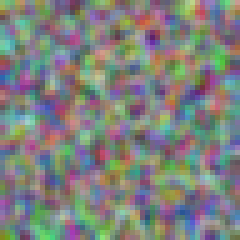
#> input picture problems/bank/fixtures/dogs.png, 48 x 48 px (shown 5 times larger)
$ python -i impl.py   (imports and definitions only)   (older library calls are emulated)
#> lines starting #> are read from the running program, lines starting #| are printed output that depends on the picture; after the words box and inside, x2 and y2 are one past the last pixel; in counts of white or black regions, pixels touching at a corner belong together
#> further down, picture is the input picture: shape (48, 48, 3); mean B, G, R 125.7, 129.2, 126.4
"""Reference implementations used to check the original fixtures and to build extra cases.

These files are not imported by the website and are not shown in the editor.
"""

from __future__ import annotations

import numpy as np
import cv2


class OpenCVError(Exception):
    pass


def gray(image: np.ndarray) -> np.ndarray:
    if image.ndim == 2:
        return image
    return cv2.cvtColor(image, cv2.COLOR_BGR2GRAY)
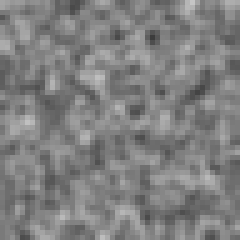
#> returned value: shape (48, 48) (shown 5 times larger); min 60, max 197, mean 128


def read_color(path: str) -> np.ndarray:
    return cv2.imread(path, cv2.IMREAD_COLOR)


def read_greyscale(path: str) -> np.ndarray:
    return cv2.imread(path, cv2.IMREAD_GRAYSCALE)


def read_16bit(path: str) -> np.ndarray:
    return cv2.imread(path, cv2.IMREAD_UNCHANGED)


# [4 lines left out: function set_region, not called in this run]


def save_image(image: np.ndarray, path: str) -> None:
    cv2.imwrite(path, image)


def save_jpeg(image: np.ndarray, path: str) -> None:
    cv2.imwrite(path, image, [int(cv2.IMWRITE_JPEG_QUALITY), 90])


def to_gray(image: np.ndarray) -> np.ndarray:
    return cv2.cvtColor(image, cv2.COLOR_BGR2GRAY)


def to_rgb(image: np.ndarray) -> np.ndarray:
    return cv2.cvtColor(image, cv2.COLOR_BGR2RGB)


def to_hsv(image: np.ndarray) -> np.ndarray:
    return cv2.cvtColor(image, cv2.COLOR_BGR2HSV)


def hsv_to_bgr(image: np.ndarray) -> np.ndarray:
    return cv2.cvtColor(image, cv2.COLOR_HSV2BGR)


# [4 lines left out: function _resize_aspect, not called in this run]


def resize_keep_aspect(image: np.ndarray, width: int) -> np.ndarray:
    return _resize_aspect(image, width, cv2.INTER_LINEAR)


def resize_nearest(image: np.ndarray, width: int) -> np.ndarray:
    return _resize_aspect(image, width, cv2.INTER_NEAREST)


def resize_area(image: np.ndarray, width: int) -> np.ndarray:
    return _resize_aspect(image, width, cv2.INTER_AREA)


def crop_image(image: np.ndarray) -> np.ndarray:
    return image[10:40, 5:35].copy()


def split_and_merge(image: np.ndarray) -> np.ndarray:
    return cv2.merge(cv2.split(image))


def swap_rb(image: np.ndarray) -> np.ndarray:
    blue, green, red = cv2.split(image)
    return cv2.merge([red, green, blue])


def blue_channel(image: np.ndarray) -> np.ndarray:
    return cv2.split(image)[0]


def normalize_image(image: np.ndarray) -> np.ndarray:
    return image.astype(np.float64) / 255.0


# [11 lines left out: function rotate_bound, not called in this run]


def rotation_matrix(shape: tuple[int, int], angle: float) -> np.ndarray:
    height, width = shape
    return cv2.getRotationMatrix2D((width / 2, height / 2), angle, 1)


def binary_threshold(image: np.ndarray, thresh: int) -> np.ndarray:
    _value, binary = cv2.threshold(gray(image), thresh, 255, cv2.THRESH_BINARY)
    return binary


def binary_inv(image: np.ndarray, thresh: int) -> np.ndarray:
    _value, binary = cv2.threshold(gray(image), thresh, 255, cv2.THRESH_BINARY_INV)
    return binary


def otsu_threshold(image: np.ndarray) -> np.ndarray:
    _value, binary = cv2.threshold(gray(image), 0, 255, cv2.THRESH_BINARY + cv2.THRESH_OTSU)
    return binary


def gaussian_blur(image: np.ndarray, ksize: int) -> np.ndarray:
    return cv2.GaussianBlur(image, (int(ksize), int(ksize)), 0)


# [10 lines left out: functions adaptive_threshold, adaptive_mean, not called in this run]


def sharpen(image: np.ndarray) -> np.ndarray:
    kernel = np.array([[0, -1, 0], [-1, 5, -1], [0, -1, 0]], dtype=np.float32)
    return cv2.filter2D(image, -1, kernel)


def equalize_hist(image: np.ndarray) -> np.ndarray:
    return cv2.equalizeHist(gray(image))


def clahe(image: np.ndarray) -> np.ndarray:
    return cv2.createCLAHE(clipLimit=2.0, tileGridSize=(8, 8)).apply(gray(image))


def mask_hsv(image: np.ndarray, lower: np.ndarray, upper: np.ndarray) -> np.ndarray:
    hsv = cv2.cvtColor(image, cv2.COLOR_BGR2HSV)
    return cv2.inRange(hsv, lower, upper)


def apply_kernel(image: np.ndarray, kernel: np.ndarray) -> np.ndarray:
    return cv2.filter2D(image, -1, kernel)


def _morph_kernel() -> np.ndarray:
    return np.ones((3, 3), np.uint8)


def dilate_image(image: np.ndarray) -> np.ndarray:
    return cv2.dilate(gray(image), _morph_kernel(), iterations=1)


def erode_image(image: np.ndarray) -> np.ndarray:
    return cv2.erode(gray(image), _morph_kernel(), iterations=1)


def morph_open(image: np.ndarray) -> np.ndarray:
    return cv2.morphologyEx(gray(image), cv2.MORPH_OPEN, _morph_kernel())


def median_blur(image: np.ndarray, ksize: int) -> np.ndarray:
    return cv2.medianBlur(image, int(ksize))


def canny_edges(image: np.ndarray) -> np.ndarray:
    return cv2.Canny(gray(image), 100, 200)


def canny(image: np.ndarray, low: int, high: int) -> np.ndarray:
    return cv2.Canny(gray(image), low, high)


def harris_corners(image: np.ndarray) -> np.ndarray:
    return cv2.cornerHarris(np.float32(gray(image)), 2, 3, 0.04)


def contour_count(image: np.ndarray) -> int:
    contours, _hierarchy = cv2.findContours(image, cv2.RETR_EXTERNAL, cv2.CHAIN_APPROX_SIMPLE)
    return len(contours)


def contour_all(image: np.ndarray) -> int:
    contours, _hierarchy = cv2.findContours(image, cv2.RETR_LIST, cv2.CHAIN_APPROX_SIMPLE)
    return len(contours)


# [5 lines left out: function draw_contours, not called in this run]


def sift_keypoint_count(image: np.ndarray) -> int:
    keypoints = cv2.SIFT_create().detect(gray(image), None)
    return 0 if keypoints is None else len(keypoints)


# [53 lines left out: functions hough_lines, hough_lines_p, orb_match_count, hough_circles, affine_warp, not called in this run]


def flip_horizontal(image: np.ndarray) -> np.ndarray:
    return cv2.flip(image, 1)


def flip_vertical(image: np.ndarray) -> np.ndarray:
    return cv2.flip(image, 0)


def flip_both(image: np.ndarray) -> np.ndarray:
    return cv2.flip(image, -1)


# [52 lines left out: functions perspective_warp, shear, translate, scale_image, _orb_homography, homography_warp, not called in this run]


def farneback_flow(first: np.ndarray, second: np.ndarray) -> np.ndarray:
    return cv2.calcOpticalFlowFarneback(first, second, None, 0.5, 3, 15, 3, 5, 1.2, 0)


# [44 lines left out: functions stabilize_frame, read_frames, video_properties, write_video, not called in this run]


def extract_every_nth(path: str, step: int) -> np.ndarray:
    frames = read_frames(path)
    return frames[::step]


def frame_difference(first: np.ndarray, second: np.ndarray) -> np.ndarray:
    return cv2.absdiff(first, second)


# [37 lines left out: functions grayscale_video, _mog2_mask, moving_boxes, not called in this run]


def foreground_mask(frames: np.ndarray) -> np.ndarray:
    return _mog2_mask(frames)


# [6 lines left out: function _haar_boxes, not called in this run]


def detect_faces(frames: np.ndarray, cascade_path: str) -> np.ndarray:
    return _haar_boxes(frames[-1], cascade_path)


def haar_faces(image: np.ndarray, cascade_path: str) -> np.ndarray:
    return _haar_boxes(image, cascade_path)


# [34 lines left out: functions draw_boxes, template_top_left, template_sqdiff, template_draw, hog_people, not called in this run]


def detect_eyes(image: np.ndarray, cascade_path: str) -> np.ndarray:
    return _haar_boxes(image, cascade_path)


# [12 lines left out: function track_last_box, not called in this run]


def segment_binary(image: np.ndarray) -> np.ndarray:
    _value, binary = cv2.threshold(gray(image), 200, 255, cv2.THRESH_BINARY)
    return binary


def watershed_segment(image: np.ndarray) -> np.ndarray:
    gray_image = gray(image)
    _value, thresh = cv2.threshold(gray_image, 1, 255, cv2.THRESH_BINARY)
#> thresh: shape (48, 48); every value is 255
    kernel = np.ones((3, 3), np.uint8)
    sure_bg = cv2.dilate(thresh, kernel, iterations=2)
    distance = cv2.distanceTransform(thresh, cv2.DIST_L2, 5)
#> distance: shape (48, 48) float32; every value is 3.4e+38
    _fg_value, sure_fg = cv2.threshold(distance, 0.5 * float(distance.max()), 255, 0)
#> sure_fg: shape (48, 48) float32; every value is 255
    sure_fg = np.uint8(sure_fg)
    unknown = cv2.subtract(sure_bg, sure_fg)
#> unknown: shape (48, 48); every value is 0
    _count, markers = cv2.connectedComponents(sure_fg)
#> markers: shape (48, 48) int32; every value is 1
    markers = markers + 1
#> markers: shape (48, 48) int32; every value is 2
    markers[unknown == 255] = 0
    out = image.copy()
    markers = cv2.watershed(out, markers.astype(np.int32))
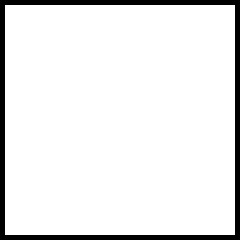
#> markers: shape (48, 48) int32 (shown 5 times larger); values -1 (black) and 2 (white), 91.8% white; black in thin lines or dots
    out[markers == -1] = (0, 0, 255)
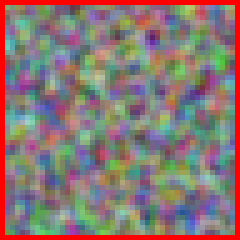
#> out: shape (48, 48, 3) (shown 5 times larger); 8.16% of pixels changed, all inside (x1, y1, x2, y2) = (0, 0, 48, 48)
    return out


# [13 lines left out: functions _grabcut_labels, grabcut_foreground, not called in this run]


def grabcut_mask(image: np.ndarray, rect: tuple[int, int, int, int]) -> np.ndarray:
    labels = _grabcut_labels(image, rect)
    return np.where((labels == 1) | (labels == 3), 255, 0).astype(np.uint8)


# [101 lines left out: functions kmeans_segment, contour_mask, watershed_grabcut, chessboard_corners, camera_matrix, undistort_image and 3 more, not called in this run]


def stereo_disparity(left: np.ndarray, right: np.ndarray) -> np.ndarray:
    stereo = cv2.StereoBM_create(numDisparities=16, blockSize=15)
    return stereo.compute(left, right)


# [8 lines left out: function estimate_pose, not called in this run]


def prepare_batch(image: np.ndarray) -> np.ndarray:
    resized = cv2.resize(image, (224, 224), interpolation=cv2.INTER_LINEAR)
    return resized.astype(np.float32) / np.float32(255)


def sift_descriptors(image: np.ndarray) -> np.ndarray:
    _keypoints, descriptors = cv2.SIFT_create().detectAndCompute(gray(image), None)
    return np.asarray(descriptors, dtype=np.float32)


# [22 lines left out: functions augment, classify_patch, preprocess_cnn, not called in this run]


def shrink_image(image: np.ndarray) -> np.ndarray:
    return cv2.resize(image, (32, 32), interpolation=cv2.INTER_AREA)


def brighten(image: np.ndarray, amount: int) -> np.ndarray:
    return np.clip(image.astype(np.int16) + int(amount), 0, 255).astype(np.uint8)


def wrap_add(image: np.ndarray, amount: int) -> np.ndarray:
    return np.add(image, np.uint8(amount))


def blur_frames(frames: np.ndarray) -> np.ndarray:
    blurred = [cv2.GaussianBlur(frame, (5, 5), 0) for frame in frames]
    return np.stack(blurred, axis=0)


# [16 lines left out: functions blur_chunks, parallel_orb_counts, not called in this run]


def resize_frame(frame: np.ndarray, size: tuple[int, int]) -> np.ndarray:
    return cv2.resize(frame, size, interpolation=cv2.INTER_LINEAR)


def scale_brightness(image: np.ndarray, factor: float) -> np.ndarray:
    return np.clip(image.astype(np.float64) * float(factor), 0, 255).astype(np.uint8)


# [9 lines left out: function image_table, not called in this run]


def edge_image(image: np.ndarray) -> np.ndarray:
    return cv2.Canny(gray(image), 80, 160)


# [32 lines left out: functions cluster_pixels, tensorflow_batch, labeled_table, load_image, not called in this run]


def bad_resize(image: np.ndarray) -> np.ndarray:
    return cv2.resize(image, (0, 0))


# [44 lines left out: functions open_video, blur_or_none, downscale_large, read_frame_with_retry, load_or_raise, pipeline, not called in this run]


def log_error(path: str, message: str) -> None:
    with open(path, "a", encoding="utf-8") as handle:
        handle.write(message + "\n")


def inpaint(image: np.ndarray, mask: np.ndarray) -> np.ndarray:
    damaged = np.where(mask != 0, 255, 0).astype(np.uint8)
    return cv2.inpaint(image, damaged, 3, cv2.INPAINT_TELEA)


def inpaint_ns(image: np.ndarray, mask: np.ndarray) -> np.ndarray:
    damaged = np.where(mask != 0, 255, 0).astype(np.uint8)
    return cv2.inpaint(image, damaged, 3, cv2.INPAINT_NS)


def channel_histogram(image: np.ndarray, channel: int) -> np.ndarray:
    histogram = cv2.calcHist([image], [int(channel)], None, [256], [0, 256])
    return histogram.reshape(256, 1)


# [48 lines left out: functions inpaint_points, project_origin, bgr_histograms, depth_map, remove_green, sobel_gradients, not called in this run]


def laplacian(image: np.ndarray) -> np.ndarray:
    return cv2.Laplacian(gray(image), cv2.CV_32F, ksize=3)


# [10 lines left out: function mosaic, not called in this run]


def blend(image_a: np.ndarray, image_b: np.ndarray, alpha: float) -> np.ndarray:
    return cv2.addWeighted(image_a, float(alpha), image_b, 1.0 - float(alpha), 0)


def count_objects(image: np.ndarray) -> int:
    contours, _hierarchy = cv2.findContours(image, cv2.RETR_EXTERNAL, cv2.CHAIN_APPROX_SIMPLE)
    return sum(1 for contour in contours if cv2.contourArea(contour) > 50)

>>> import cv2
>>> picture = cv2.imread('../../problems/bank/fixtures/dogs.png')
>>> result = watershed_segment(picture)
